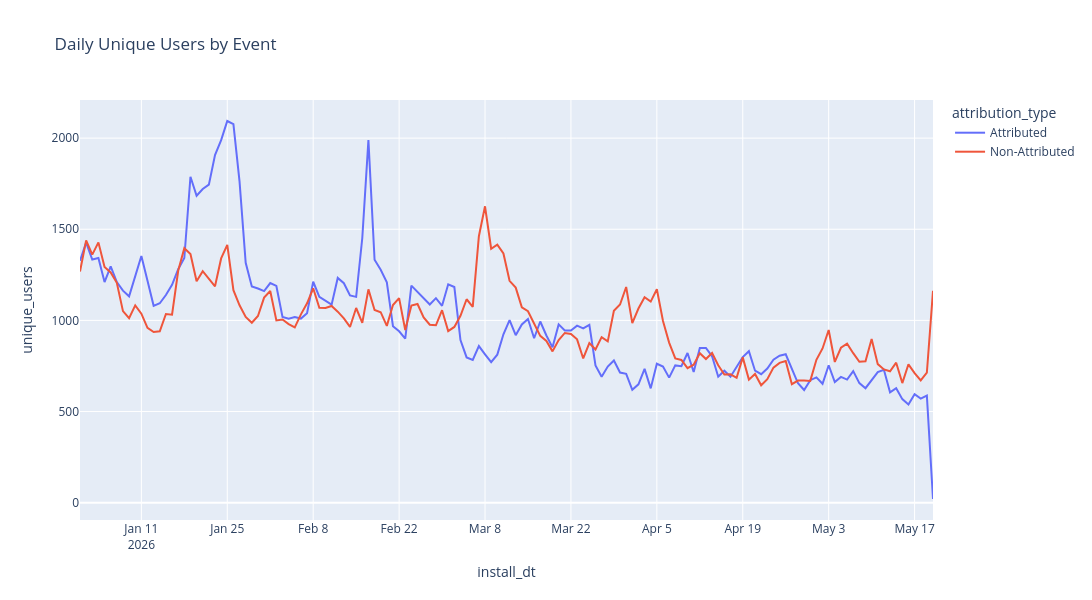

Source (notebook cell):
### Code cell
# hide-output
fig = px.line(attribution_users, 
              x='install_dt', 
              y='unique_users',
              color='attribution_type',
              title='Daily Unique Users by Event',
              width=1200,
              height=600,
              hover_data={'unique_users': True})

#fig = add_vlines_to_figure(fig, vlines_events)

#fig.update_yaxes(rangemode='tozero')
fig.show()

### Figure 1 — Plotly figure (JSON) as saved in the notebook; plotly's stock layout.template omitted (floating-point values rounded to 4 significant figures; data arrays with more than 128 entries replaced by an {"elided": "..."} marker saying what was removed)
{"data": [{"hovertemplate": "attribution_type=Attributed<br>install_dt=%{x}<br>unique_users=%{y}<extra></extra>", "legendgroup": "Attributed", "line": {"color": "#636efa", "dash": "solid"}, "marker": {"symbol": "circle"}, "mode": "lines", "name": "Attributed", "orientation": "v", "showlegend": true, "type": "scatter", "x": {"elided": "140 str values"}, "xaxis": "x", "y": {"elided": "140 int values"}, "yaxis": "y"}, {"hovertemplate": "attribution_type=Non-Attributed<br>install_dt=%{x}<br>unique_users=%{y}<extra></extra>", "legendgroup": "Non-Attributed", "line": {"color": "#EF553B", "dash": "solid"}, "marker": {"symbol": "circle"}, "mode": "lines", "name": "Non-Attributed", "orientation": "v", "showlegend": true, "type": "scatter", "x": {"elided": "140 str values"}, "xaxis": "x", "y": {"elided": "140 int values"}, "yaxis": "y"}], "layout": {"height": 600, "legend": {"title": {"text": "attribution_type"}, "tracegroupgap": 0}, "title": {"text": "Daily Unique Users by Event"}, "width": 1200, "xaxis": {"anchor": "y", "domain": [0, 1], "title": {"text": "install_dt"}}, "yaxis": {"anchor": "x", "domain": [0, 1], "title": {"text": "unique_users"}}}}
